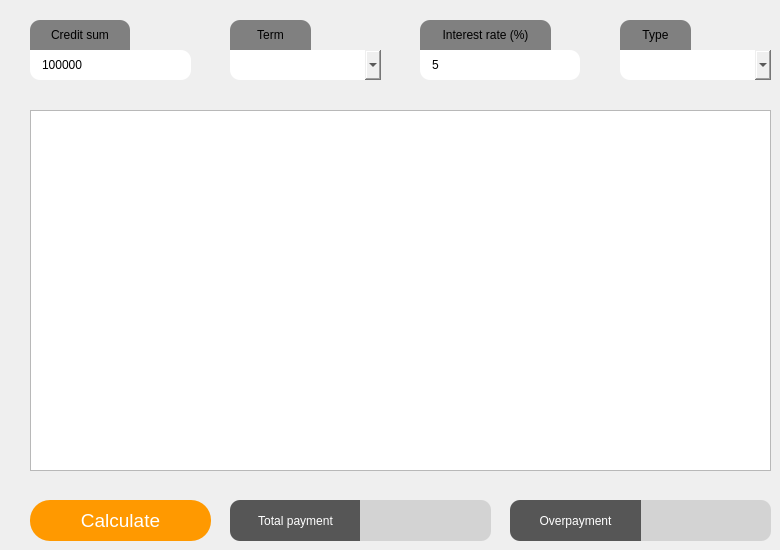
    <widget class="QWidget" name="p2_credit_calc">
     <widget class="QLineEdit" name="cr_sum">
      <property name="geometry">
       <rect>
        <x>30</x>
        <y>50</y>
        <width>161</width>
        <height>30</height>
       </rect>
      </property>
      <property name="styleSheet">
       <string notr="true">border-top-left-radius: 0px; /* Закругление левого верхнего угла */
    border-bottom-left-radius: 10px; /* Закругление левого нижнего угла */
    border-top-right-radius: 10px; /* Острый правый верхний угол */
    border-bottom-right-radius: 10px;
padding-left: 10px;</string>
      </property>
      <property name="text">
       <string>100000</string>
      </property>
      <property name="alignment">
       <set>Qt::AlignLeading|Qt::AlignLeft|Qt::AlignVCenter</set>
      </property>
     </widget>
     <widget class="QLabel" name="label">
      <property name="geometry">
       <rect>
        <x>30</x>
        <y>20</y>
        <width>100</width>
        <height>30</height>
       </rect>
      </property>
      <property name="styleSheet">
       <string notr="true">border-top-left-radius: 10px; /* Закругление левого верхнего угла */
    border-bottom-left-radius: 0px; /* Закругление левого нижнего угла */
    border-top-right-radius: 10px; /* Острый правый верхний угол */
    border-bottom-right-radius: -10px;
background-color: grey;</string>
      </property>
      <property name="text">
       <string>Credit sum</string>
      </property>
      <property name="alignment">
       <set>Qt::AlignCenter</set>
      </property>
     </widget>
     <widget class="QTableWidget" name="credit_table">
      <property name="geometry">
       <rect>
        <x>30</x>
        <y>110</y>
        <width>741</width>
        <height>361</height>
       </rect>
      </property>
     </widget>
     <widget class="QComboBox" name="cr_term">
      <property name="geometry">
       <rect>
        <x>230</x>
        <y>50</y>
        <width>151</width>
        <height>30</height>
       </rect>
      </property>
      <property name="styleSheet">
       <string notr="true">border-top-left-radius: 0px; /* Закругление левого верхнего угла */
    border-bottom-left-radius: 10px; /* Закругление левого нижнего угла */
    border-top-right-radius: 10px; /* Острый правый верхний угол */
    border-bottom-right-radius: 10px;</string>
      </property>
     </widget>
     <widget class="QLabel" name="label_2">
      <property name="geometry">
       <rect>
        <x>230</x>
        <y>20</y>
        <width>81</width>
        <height>30</height>
       </rect>
      </property>
      <property name="styleSheet">
       <string notr="true">border-top-left-radius: 10px; /* Закругление левого верхнего угла */
    border-bottom-left-radius: 0px; /* Закругление левого нижнего угла */
    border-top-right-radius: 10px; /* Острый правый верхний угол */
    border-bottom-right-radius: -10px;
background-color: grey;</string>
      </property>
      <property name="text">
       <string>Term</string>
      </property>
      <property name="alignment">
       <set>Qt::AlignCenter</set>
      </property>
     </widget>
     <widget class="QLineEdit" name="cr_rate">
      <property name="geometry">
       <rect>
        <x>420</x>
        <y>50</y>
        <width>160</width>
        <height>30</height>
       </rect>
      </property>
      <property name="styleSheet">
       <string notr="true">border-top-left-radius: 0px; /* Закругление левого верхнего угла */
    border-bottom-left-radius: 10px; /* Закругление левого нижнего угла */
    border-top-right-radius: 10px; /* Острый правый верхний угол */
    border-bottom-right-radius: 10px;
padding-left: 10px;</string>
      </property>
      <property name="text">
       <string>5</string>
      </property>
      <property name="alignment">
       <set>Qt::AlignLeading|Qt::AlignLeft|Qt::AlignVCenter</set>
      </property>
     </widget>
     <widget class="QLabel" name="label_3">
      <property name="geometry">
       <rect>
        <x>420</x>
        <y>20</y>
        <width>131</width>
        <height>30</height>
       </rect>
      </property>
      <property name="styleSheet">
       <string notr="true">border-top-left-radius: 10px; /* Закругление левого верхнего угла */
    border-bottom-left-radius: 0px; /* Закругление левого нижнего угла */
    border-top-right-radius: 10px; /* Острый правый верхний угол */
    border-bottom-right-radius: -10px;
background-color: grey;</string>
      </property>
      <property name="text">
       <string>Interest rate (%)</string>
      </property>
      <property name="alignment">
       <set>Qt::AlignCenter</set>
      </property>
     </widget>
     <widget class="QLabel" name="label_4">
      <property name="geometry">
       <rect>
        <x>620</x>
        <y>20</y>
        <width>71</width>
        <height>30</height>
       </rect>
      </property>
      <property name="styleSheet">
       <string notr="true">border-top-left-radius: 10px; /* Закругление левого верхнего угла */
    border-bottom-left-radius: 0px; /* Закругление левого нижнего угла */
    border-top-right-radius: 10px; /* Острый правый верхний угол */
    border-bottom-right-radius: -10px;
background-color: grey;</string>
      </property>
      <property name="text">
       <string>Type</string>
      </property>
      <property name="alignment">
       <set>Qt::AlignCenter</set>
      </property>
     </widget>
     <widget class="QComboBox" name="cr_type">
      <property name="geometry">
       <rect>
        <x>620</x>
        <y>50</y>
        <width>151</width>
        <height>30</height>
       </rect>
      </property>
      <property name="styleSheet">
       <string notr="true">border-top-left-radius: 0px; /* Закругление левого верхнего угла */
    border-bottom-left-radius: 10px; /* Закругление левого нижнего угла */
    border-top-right-radius: 10px; /* Острый правый верхний угол */
    border-bottom-right-radius: 10px;</string>
      </property>
     </widget>
     <widget class="QPushButton" name="cr_calculate">
      <property name="geometry">
       <rect>
        <x>30</x>
        <y>500</y>
        <width>181</width>
        <height>41</height>
       </rect>
      </property>
      <property name="font">
       <font>
        <pointsize>14</pointsize>
       </font>
      </property>
      <property name="styleSheet">
       <string notr="true">QPushButton {
    background-color: #ff9900;  /* Серый фон */
    color: #ffffff; /* Белый текст */
    border-radius: 20px; /* Закругление левого верхнего угла */
}


QPushButton:hover {
    background-color: #e69419; /* Цвет фона при наведении */
    border: 2px solid #555; /* Цвет границы при наведении */
}

QPushButton:pressed {
    background-color: #b87614; /* Цвет фона при нажатии */
    border: 2px solid #888; /* Цвет границы при нажатии */
}</string>
      </property>
      <property name="text">
       <string>Calculate</string>
      </property>
     </widget>
     <widget class="QLabel" name="cr_total_lbl">
      <property name="geometry">
       <rect>
        <x>230</x>
        <y>500</y>
        <width>131</width>
        <height>41</height>
       </rect>
      </property>
      <property name="styleSheet">
       <string notr="true">
    background-color: #565656; /* Серый фон */
    color: #ffffff; 
    border-top-left-radius: 10px; /* Закругление левого верхнего угла */
    border-bottom-left-radius: 10px; /* Закругление левого нижнего угла */
    border-top-right-radius: 0px; /* Острый правый верхний угол */
    border-bottom-right-radius: 0px;

</string>
      </property>
      <property name="text">
       <string>Total payment</string>
      </property>
      <property name="alignment">
       <set>Qt::AlignCenter</set>
      </property>
     </widget>
     <widget class="QLabel" name="cr_total">
      <property name="geometry">
       <rect>
        <x>360</x>
        <y>500</y>
        <width>131</width>
        <height>41</height>
       </rect>
      </property>
      <property name="styleSheet">
       <string notr="true">
    background-color: #d3d3d3; /* Серый фон */
    color: #000000; /* Белый текст */
    border-top-left-radius: 0px; /* Закругление левого верхнего угла */
    border-bottom-left-radius: 0px; /* Закругление левого нижнего угла */
    border-top-right-radius: 10px; /* Острый правый верхний угол */
    border-bottom-right-radius: 10px;

</string>
      </property>
      <property name="text">
       <string/>
      </property>
      <property name="alignment">
       <set>Qt::AlignCenter</set>
      </property>
     </widget>
     <widget class="QLabel" name="cr_overp">
      <property name="geometry">
       <rect>
        <x>640</x>
        <y>500</y>
        <width>131</width>
        <height>41</height>
       </rect>
      </property>
      <property name="styleSheet">
       <string notr="true">
    background-color: #d3d3d3; /* Серый фон */
    color: #000000; /* Белый текст */
    border-top-left-radius: 0px; /* Закругление левого верхнего угла */
    border-bottom-left-radius: 0px; /* Закругление левого нижнего угла */
    border-top-right-radius: 10px; /* Острый правый верхний угол */
    border-bottom-right-radius: 10px;

</string>
      </property>
      <property name="text">
       <string/>
      </property>
      <property name="alignment">
       <set>Qt::AlignCenter</set>
      </property>
     </widget>
     <widget class="QLabel" name="cr_overp_lbl">
      <property name="geometry">
       <rect>
        <x>510</x>
        <y>500</y>
        <width>131</width>
        <height>41</height>
       </rect>
      </property>
      <property name="styleSheet">
       <string notr="true">
    background-color: #565656; /* Серый фон */
    color: #ffffff; 
    border-top-left-radius: 10px; /* Закругление левого верхнего угла */
    border-bottom-left-radius: 10px; /* Закругление левого нижнего угла */
    border-top-right-radius: 0px; /* Острый правый верхний угол */
    border-bottom-right-radius: 0px;

</string>
      </property>
      <property name="text">
       <string>Overpayment</string>
      </property>
      <property name="alignment">
       <set>Qt::AlignCenter</set>
      </property>
     </widget>
    </widget>
